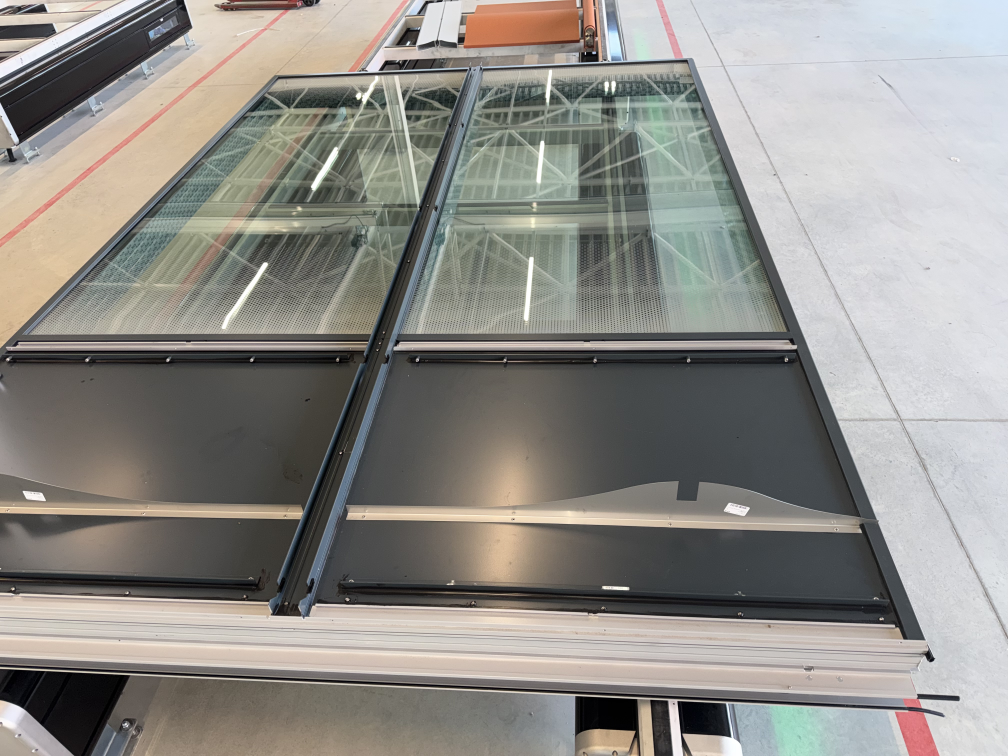
#> input picture app/backend/ai/TRAIN_JPG/negative/IMG_5398 2.jpg, 4032 x 3024 px (shown at 1/4 size); its folder holds only this picture in this run
$ python -i glass_detector.py   (imports and definitions only)
#> lines starting #> are read from the running program, lines starting #| are printed output that depends on the picture; after the words box and inside, x2 and y2 are one past the last pixel; in counts of white or black regions, pixels touching at a corner belong together
"""
Glass Defect Detection

Detects cracks and damage in glass panels using:
1. Edge detection within glass regions (magenta in SAM)
2. Line detection for cracks (Hough lines)
3. Texture anomalies
"""

import cv2
import numpy as np
import os
import json
from typing import Dict, List, Tuple


ZONES = {
    "top-left": (0.0, 0.0, 0.33, 0.33),
    "top-center": (0.33, 0.0, 0.66, 0.33),
    "top-right": (0.66, 0.0, 1.0, 0.33),
    "center-left": (0.0, 0.33, 0.33, 0.66),
    "center": (0.33, 0.33, 0.66, 0.66),
    "center-right": (0.66, 0.33, 1.0, 0.66),
    "bottom-left": (0.0, 0.66, 0.33, 1.0),
    "bottom-center": (0.33, 0.66, 0.66, 1.0),
    "bottom-right": (0.66, 0.66, 1.0, 1.0),
}


def get_zone(x: float, y: float, w: int, h: int) -> str:
    """Get zone name for a point."""
    nx, ny = x / w, y / h
    for zone_name, (x1, y1, x2, y2) in ZONES.items():
        if x1 <= nx <= x2 and y1 <= ny <= y2:
            return zone_name
    return "unknown"


def extract_glass_mask(img: np.ndarray) -> np.ndarray:
    """Extract glass regions from segmented image (magenta/pink areas)."""
    hsv = cv2.cvtColor(img, cv2.COLOR_BGR2HSV)
    # Magenta/pink = glass in SAM output
    # HSV for magenta: H ~140-170, high S, medium-high V
    mask1 = cv2.inRange(hsv, np.array([140, 50, 50]), np.array([180, 255, 255]))
    mask2 = cv2.inRange(hsv, np.array([0, 50, 50]), np.array([10, 255, 255]))  # Wrap around
    return cv2.bitwise_or(mask1, mask2)


def detect_cracks(img: np.ndarray, glass_mask: np.ndarray) -> List[Dict]:
    """
    Detect crack-like lines within glass regions.
    Cracks appear as thin, elongated edges.
    """
    cracks = []
    h, w = img.shape[:2]

    # Convert to grayscale
    gray = cv2.cvtColor(img, cv2.COLOR_BGR2GRAY)

    # Apply mask to focus on glass
    glass_gray = cv2.bitwise_and(gray, gray, mask=glass_mask)

    # Edge detection
    edges = cv2.Canny(glass_gray, 30, 100)

    # Morphological operations to enhance crack-like structures
    kernel_line = cv2.getStructuringElement(cv2.MORPH_RECT, (1, 5))
    vertical_cracks = cv2.morphologyEx(edges, cv2.MORPH_CLOSE, kernel_line)

    kernel_line_h = cv2.getStructuringElement(cv2.MORPH_RECT, (5, 1))
    horizontal_cracks = cv2.morphologyEx(edges, cv2.MORPH_CLOSE, kernel_line_h)

    all_cracks = cv2.bitwise_or(vertical_cracks, horizontal_cracks)

    # Hough line detection for crack patterns (very strict - real cracks are long)
    lines = cv2.HoughLinesP(all_cracks, 1, np.pi/180, threshold=100,
                            minLineLength=120, maxLineGap=2)

    if lines is not None:
        for line in lines:
            x1, y1, x2, y2 = line[0]
            length = np.sqrt((x2-x1)**2 + (y2-y1)**2)

            # Only very long lines are real cracks
            if 120 < length < 500:
                mid_x, mid_y = (x1+x2)/2, (y1+y2)/2
                zone = get_zone(mid_x, mid_y, w, h)

                cracks.append({
                    'type': 'crack',
                    'start': (int(x1), int(y1)),
                    'end': (int(x2), int(y2)),
                    'length': float(length),
                    'zone': zone
                })

    return cracks


def detect_glass_damage(img: np.ndarray, glass_mask: np.ndarray) -> List[Dict]:
    """
    Detect damage/chips in glass using texture analysis.
    Damaged areas have irregular texture compared to smooth glass.
    """
    damages = []
    h, w = img.shape[:2]

    gray = cv2.cvtColor(img, cv2.COLOR_BGR2GRAY)

    # Calculate local variance (high variance = potential damage)
    kernel_size = 15
    local_mean = cv2.blur(gray.astype(float), (kernel_size, kernel_size))
    local_sq_mean = cv2.blur((gray.astype(float))**2, (kernel_size, kernel_size))
    local_var = local_sq_mean - local_mean**2

    # Only consider glass regions
    local_var[glass_mask == 0] = 0

    # Threshold for high variance regions (99th percentile - very strict)
    threshold = np.percentile(local_var[glass_mask > 0], 99) if np.any(glass_mask > 0) else 100
    damage_mask = (local_var > threshold).astype(np.uint8) * 255

    # Find contours of damaged regions
    contours, _ = cv2.findContours(damage_mask, cv2.RETR_EXTERNAL, cv2.CHAIN_APPROX_SIMPLE)

    for cnt in contours:
        area = cv2.contourArea(cnt)
        if area < 2000:  # Only large damage regions
            continue

        x, y, bw, bh = cv2.boundingRect(cnt)
        center_x, center_y = x + bw/2, y + bh/2
        zone = get_zone(center_x, center_y, w, h)

        damages.append({
            'type': 'damage',
            'bbox': (int(x), int(y), int(bw), int(bh)),
            'area': float(area),
            'zone': zone
        })

    return damages


def analyze_glass_coverage(img: np.ndarray, glass_mask: np.ndarray) -> Dict:
    """Analyze glass coverage per zone to detect missing glass."""
    h, w = img.shape[:2]
    zone_analysis = {}

    for zone_name, (x1, y1, x2, y2) in ZONES.items():
        px1, py1 = int(x1 * w), int(y1 * h)
        px2, py2 = int(x2 * w), int(y2 * h)

        zone_mask = glass_mask[py1:py2, px1:px2]
        zone_area = (px2 - px1) * (py2 - py1)

        if zone_area > 0:
            coverage = np.sum(zone_mask > 0) / zone_area
            zone_analysis[zone_name] = coverage

    return zone_analysis


def detect_glass_defects(image_path: str) -> Dict:
    """
    Main function to detect all glass defects.
    """
#> called with image_path = '../TRAIN_JPG/negative/IMG_5398 2.jpg'
    img = cv2.imread(image_path)
#> img is the input picture: shape (3024, 4032, 3); mean B, G, R 137.2, 142.1, 144.2
    if img is None:
        return {'error': f'Could not load {image_path}'}

    h, w = img.shape[:2]

    # Extract glass mask
    glass_mask = extract_glass_mask(img)
#> in extract_glass_mask, `mask1 = cv2.inRange(hsv, np.array([140, 50, 50]), np.array([180, 255, ..`:
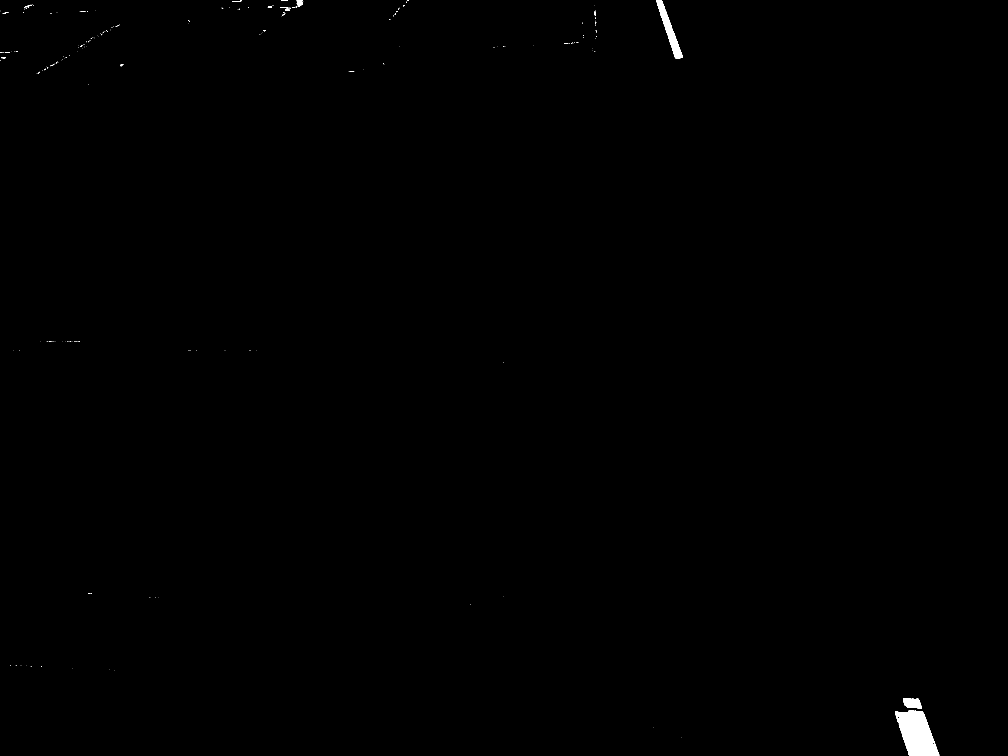
#> mask1: shape (3024, 4032) (shown at 1/4 size); 0.26% white; 266 white regions (243 under 20 px), largest, box (x1, y1, x2, y2) and area: (3580, 2842, 3757, 3024) 20675, (2625, 0, 2731, 234) 6536, (3612, 2793, 3687, 2834) 2214
    total_glass = np.sum(glass_mask > 0)
#> total_glass = 167603

    if total_glass < 500:
        return {
            'image': os.path.basename(image_path),
            'glass_pixels': int(total_glass),
            'status': 'no_glass_detected',
            'defects': []
        }

    # Detect cracks
    cracks = detect_cracks(img, glass_mask)
#> in detect_cracks, `edges = cv2.Canny(glass_gray, 30, 100)`:
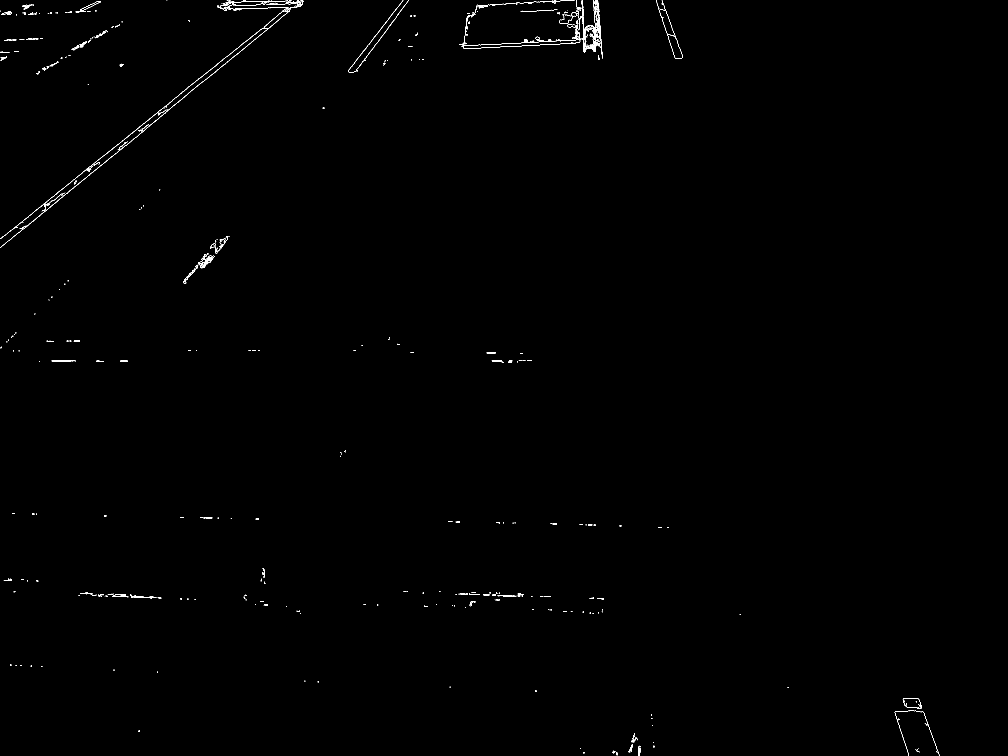
#> edges: shape (3024, 4032) (shown at 1/4 size); 0.19% white in thin lines or dots
#> in detect_cracks, `lines = cv2.HoughLinesP(all_cracks, 1, np.pi/180, threshold=100, minLi..`: lines = [[464, 584, 652, 432], [3694, 2849, 3756, 3018], [3579, 2849, 3623, 2984]]
#> the loop in detect_cracks, `for line in lines:` made 3 passes
#> (x1, y1, x2, y2, length, mid_x, mid_y, nx in get_zone) on passes 1 to 3: (464, 584, 652, 432, 241.8, 558, 508, 0.138), (3694, 2849, 3756, 3018, 180, 3725, 2933.5, 0.924), (3579, 2849, 3623, 2984, 142, 3601, 2916.5, 0.893)
#> after the loop in detect_cracks, `for line in lines:`: cracks = 3 items
#> cracks = 3 items

    # Detect damage/chips
    damages = detect_glass_damage(img, glass_mask)
#> in detect_glass_damage, `local_sq_mean = cv2.blur((gray.astype(float))**2, (kernel_size, kernel..`:
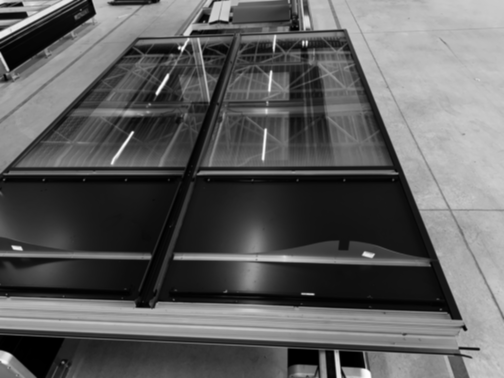
#> local_sq_mean: shape (3024, 4032) float64 (shown at 1/8 size); min 0.00444, max 64871.3, mean 24101.2; drawn with min black and max white
#> in detect_glass_damage, `local_var = local_sq_mean - local_mean**2`:
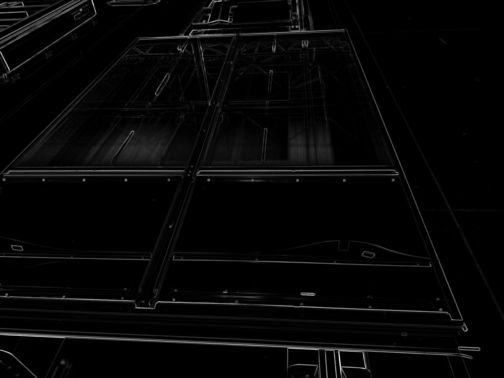
#> local_var: shape (3024, 4032) float64 (shown at 1/8 size); min 0, max 12539.8, mean 323.4; drawn with min black and max white
#> in detect_glass_damage, `threshold = np.percentile(local_var[glass_mask > 0], 99) if np.any(gla..`: threshold = 4018.5
#> in detect_glass_damage, `contours, _ = cv2.findContours(damage_mask, cv2.RETR_EXTERNAL, cv2.CHA..`: contours = 253 contours, 250 with area under 20; largest, box (x1, y1, x2, y2) and area: (2374, 47, 2391, 121) 562, (2368, 0, 2375, 22) 86, (448, 2384, 480, 2387) 26
#> the loop in detect_glass_damage, `for cnt in contours:` made 253 passes
#> (cnt, area) on passes 1 to 3: ([[2617, 3010]], 0), ([[2616, 2995]], 0), ([[2560, 2993], [2560, 3004]], 0)
#> after the loop in detect_glass_damage, `for cnt in contours:`: damages = []
#> damages = []

    # Analyze coverage
    coverage = analyze_glass_coverage(img, glass_mask)
#> the loop in analyze_glass_coverage, `for zone_name, (x1, y1, x2, y2) in ZONES.items():` made 9 passes
#> coverage on passes 1 to 8: 0.032, 0.0697, 0.00342, 0.00179, 0.000141, 7.31e-07, 0.000674, 0.000793
#> pass 3, in analyze_glass_coverage, `zone_mask = glass_mask[py1:py2, px1:px2]`:
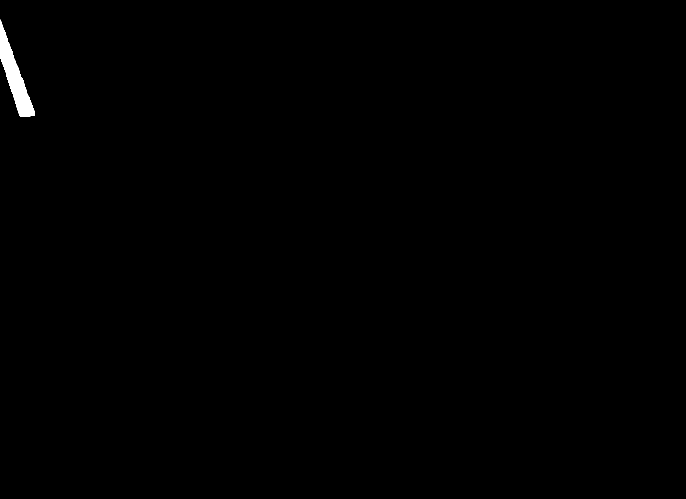
#> zone_mask: shape (997, 1371) (shown at 1/2 size); 0.34% white; 1 white region, box (x1, y1, x2, y2) and area: (0, 39, 70, 234) 4669
#> after the loop in analyze_glass_coverage, `for zone_name, (x1, y1, x2, y2) in ZONES.items():`: zone_analysis = 9 items
#> coverage = 9 items

    # Build defects list - only ONE crack and ONE damage per image
    defects = []

    # Add crack defect - only ONE (the longest)
    if cracks:
        longest_crack = max(cracks, key=lambda c: c['length'])
#> longest_crack = {'type': 'crack', 'start': (464, 584), 'end': (652, 432), 'length': 241.8, 'zone': 'top-left'}
        # Only report if crack is long enough
        if longest_crack['length'] > 150:
            defects.append({
                'component': 'glass',
                'type': 'crack',
                'location': longest_crack['zone'],
                'confidence': min(0.6 + longest_crack['length'] / 200, 0.9),
                'details': f"length: {longest_crack['length']:.0f}px"
            })

    # Add damage defect - only ONE (the largest)
    if damages:
        largest_damage = max(damages, key=lambda d: d['area'])
        defects.append({
            'component': 'glass',
            'type': 'damaged',
            'location': largest_damage['zone'],
            'confidence': min(0.5 + largest_damage['area'] / 2000, 0.85),
            'details': f"area: {largest_damage['area']:.0f}px²"
        })

    # Check for missing glass (low coverage where expected)
    avg_coverage = np.mean(list(coverage.values())) if coverage else 0
#> avg_coverage = 0.0139
    for zone, cov in coverage.items():
        if avg_coverage > 0.1 and cov < 0.05:  # Zone has much less glass than average
            defects.append({
                'component': 'glass',
                'type': 'missing',
                'location': zone,
                'confidence': 0.7,
                'details': f"coverage: {cov:.1%}"
            })
#> this loop made 9 passes
#> after the loop, defects = 1 item

    return {
        'image': os.path.basename(image_path),
        'glass_pixels': int(total_glass),
        'glass_coverage': float(total_glass / (w * h)),
        'cracks_found': len(cracks),
        'damages_found': len(damages),
        'defects': defects
    }


# [29 lines not run here, left out]

>>> result = detect_glass_defects('../TRAIN_JPG/negative/IMG_5398 2.jpg')
#> result = 6 items

$ run again, on app/backend/ai/TRAIN_JPG/negative/IMG_5670.jpg
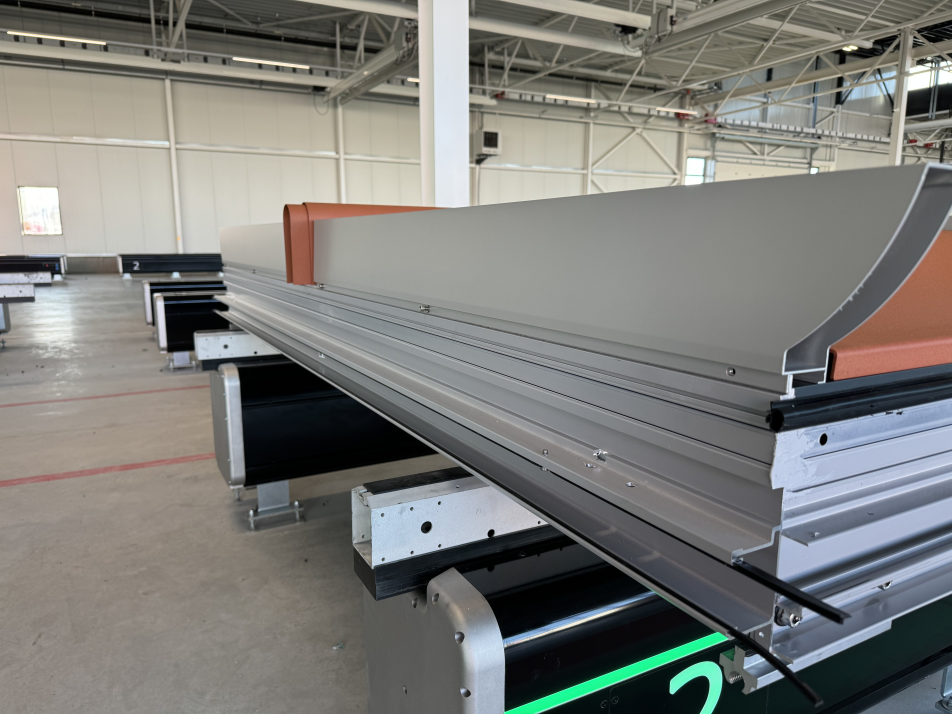
#> input picture app/backend/ai/TRAIN_JPG/negative/IMG_5670.jpg, 5712 x 4284 px (shown at 1/6 size)
#> in detect_glass_defects, img is the input picture: shape (4284, 5712, 3); mean B, G, R 121.2, 124.9, 124.7
#> hsv: shape (4284, 5712, 3); mean H, S, V 53.3, 37.1, 130.8
#> mask1: shape (4284, 5712); 0.02% white; 52 white regions (32 under 20 px), largest, box (x1, y1, x2, y2) and area: (4242, 710, 4299, 741) 1283, (5327, 2207, 5516, 2237) 602, (5108, 2240, 5302, 2271) 510
#> in extract_glass_mask, `mask2 = cv2.inRange(hsv, np.array([0, 50, 50]), np.array([10, 255, 255..`:
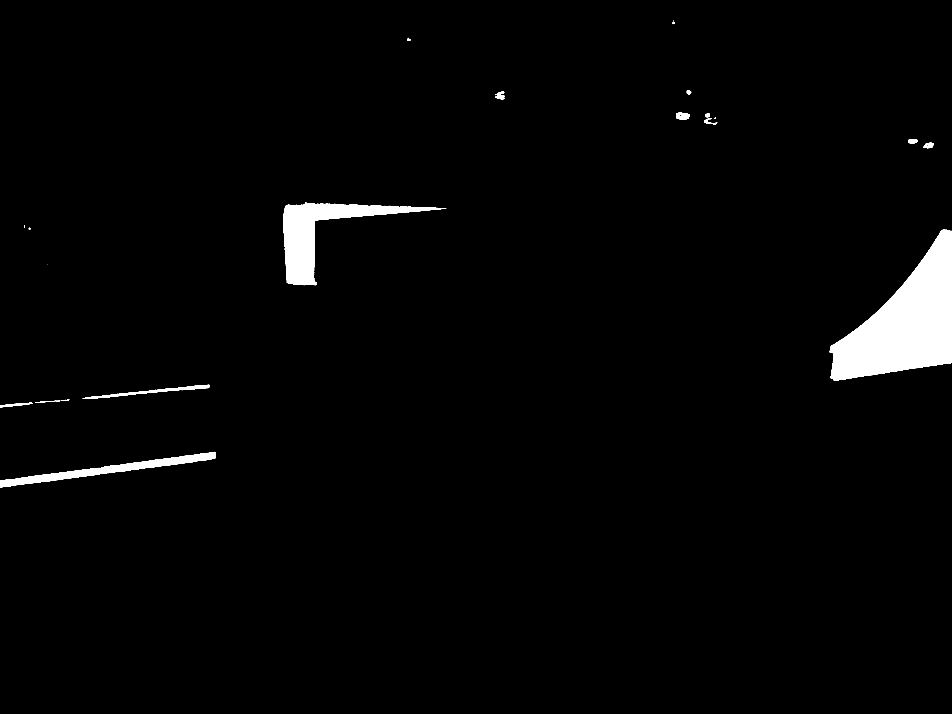
#> mask2: shape (4284, 5712) (shown at 1/6 size); 2.2% white; 73 white regions (49 under 20 px), largest, box (x1, y1, x2, y2) and area: (4979, 1378, 5712, 2285) 346052, (1700, 1216, 2675, 1711) 125653, (0, 2711, 1296, 2925) 52476
#> total_glass = 550007
#> edges: shape (4284, 5712); 0.06% white in thin lines or dots, all inside (x1, y1, x2, y2) = (0, 122, 5712, 2925)
#> vertical_cracks: shape (4284, 5712); 0.08% white; 68 white regions (30 under 20 px), largest, box (x1, y1, x2, y2) and area: (4975, 1377, 5712, 2286) 5417, (1699, 1216, 2680, 1712) 4806, (0, 2717, 1296, 2925) 1359
#> all_cracks: shape (4284, 5712); 0.09% white; 37 white regions (9 under 20 px), largest, box (x1, y1, x2, y2) and area: (4975, 1377, 5712, 2286) 5849, (1699, 1216, 2680, 1712) 5829, (0, 2711, 1296, 2925) 3032
#> lines = [[5010, 2284, 5577, 2195], [5176, 2260, 5711, 2176], [5124, 2267, 5709, 2175], [5007, 2283, 5290, 2239], [5380, 2229, 5711, 2177]]
#> the loop in detect_cracks, `for line in lines:` made 5 passes
#> (x1, y1, x2, y2, length, mid_x, mid_y, nx in get_zone) on passes 4 to 5: (5007, 2283, 5290, 2239, 286.4, 5148.5, 2261, 0.901), (5380, 2229, 5711, 2177, 335.1, 5545.5, 2203, 0.971)
#> after the loop in detect_cracks, `for line in lines:`: cracks = 2 items
#> threshold = 1108.1
#> damage_mask: shape (4284, 5712); 0.02% white; 96 white regions (77 under 20 px)
#> contours = 96 contours, 84 with area under 20; largest, box (x1, y1, x2, y2) and area: (4997, 2119, 5319, 2284) 2082, (1700, 1252, 1714, 1508) 664, (4058, 677, 4137, 688) 289, (5457, 836, 5504, 861) 272, (5553, 856, 5601, 877) 190
#> the loop in detect_glass_damage, `for cnt in contours:` made 96 passes
#> area on passes 4, 5, 8, 10: 82, 24.5, 139, 664
#> after the loop in detect_glass_damage, `for cnt in contours:`: damages = 1 item
#> the loop in analyze_glass_coverage, `for zone_name, (x1, y1, x2, y2) in ZONES.items():` made 9 passes
#> coverage on passes 1 to 8: 0.0126, 0.0162, 0.00383, 0.0346, 0.000269, 0.126, 0.00875, 0
#> pass 3, in analyze_glass_coverage, `zone_mask = glass_mask[py1:py2, px1:px2]`:
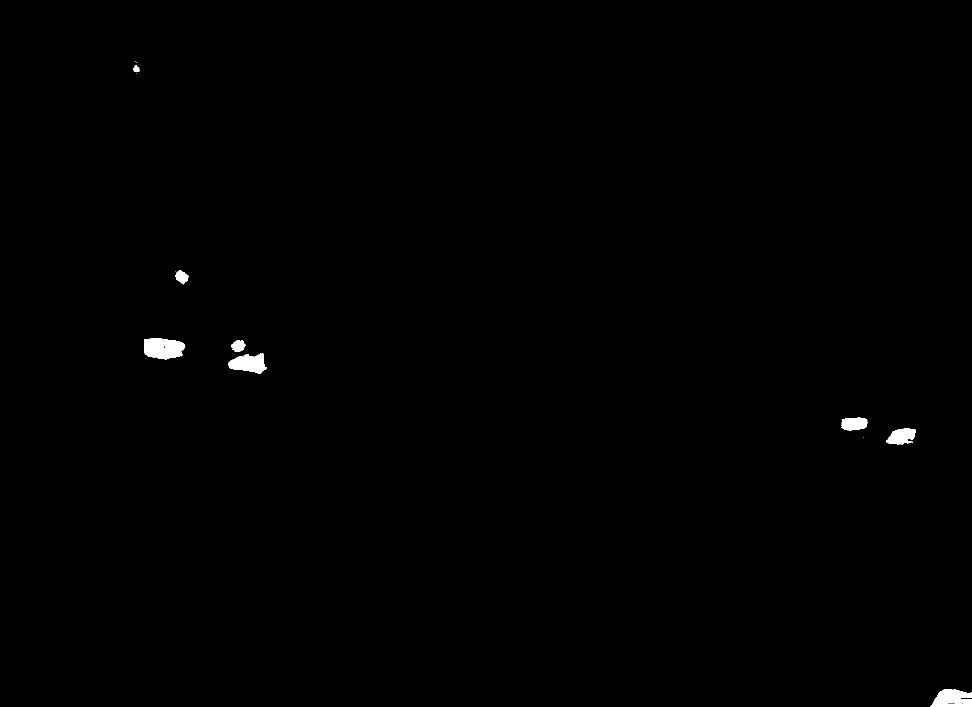
#> zone_mask: shape (1413, 1943) (shown at 1/2 size); 0.38% white; 18 white regions (10 under 20 px), largest, box (x1, y1, x2, y2) and area: (288, 677, 371, 718) 2742, (1861, 1378, 1943, 1413) 2178, (456, 706, 534, 747) 2056
#> after the loop in analyze_glass_coverage, `for zone_name, (x1, y1, x2, y2) in ZONES.items():`: zone_analysis = 9 items
#> longest_crack = {'type': 'crack', 'start': (5380, 2229), 'end': (5711, 2177), 'length': 335.1, 'zone': 'center-right'}
#> largest_damage = {'type': 'damage', 'bbox': (4997, 2119, 322, 165), 'area': 2082.5, 'zone': 'center-right'}
#> avg_coverage = 0.0225
#> the loop in detect_glass_defects, `for zone, cov in coverage.items():` made 9 passes
#> after the loop in detect_glass_defects, `for zone, cov in coverage.items():`: defects = 2 items
#> result = 6 items
